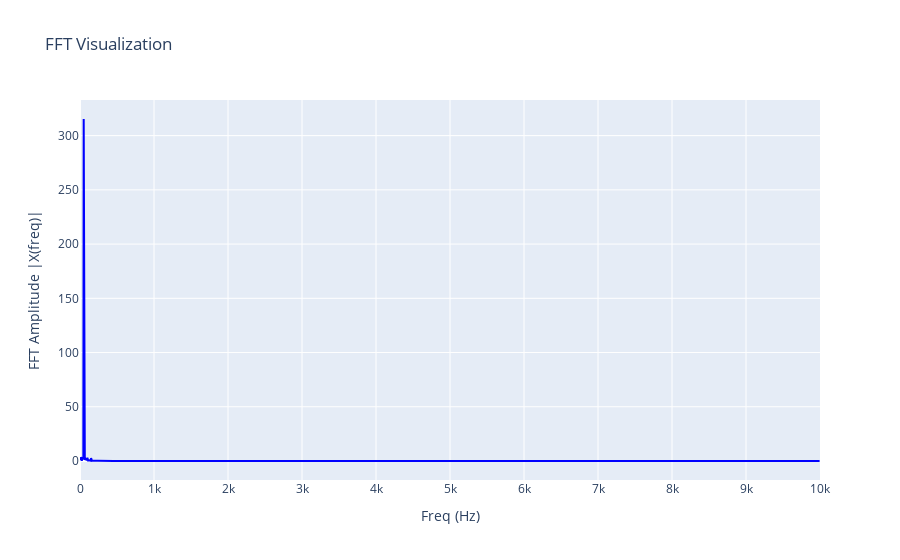

This figure's notebook cell:
### Code cell
freq, freq_amplitudes, dominant_freq, other_freq, THD_V1_filt = FFT(signal=V1_filt, fs=sampling_freq)

print(f'Prime Harmonic:                     {dominant_freq} Hz')
print(f'Next 10 Harmonics:                  {other_freq[:10]}\n')
print(f'Total Harmonic Distortion (THD):    {THD_V1_filt} %')

fig = go.Figure()

fig.add_trace(go.Scatter(x=freq, y=freq_amplitudes, mode='lines', line=dict(color='blue'), name='FFT Amplitude |X(freq)|'))
fig.update_layout(
    title='FFT Visualization',
    xaxis_title='Freq (Hz)',
    yaxis_title='FFT Amplitude |X(freq)|',
    xaxis=dict(range=[0, sampling_freq/2])
)

fig.show()

### Figure 1 — Plotly figure (JSON) as saved in the notebook; plotly's stock layout.template omitted (floating-point values rounded to 4 significant figures; data arrays with more than 128 entries replaced by an {"elided": "..."} marker saying what was removed)
{"data": [{"line": {"color": "blue"}, "mode": "lines", "name": "FFT Amplitude |X(freq)|", "type": "scatter", "x": {"elided": "1999 int values"}, "y": {"elided": "1999 float values"}}], "layout": {"title": {"text": "FFT Visualization"}, "xaxis": {"range": [0, 10000], "title": {"text": "Freq (Hz)"}}, "yaxis": {"title": {"text": "FFT Amplitude |X(freq)|"}}}}
